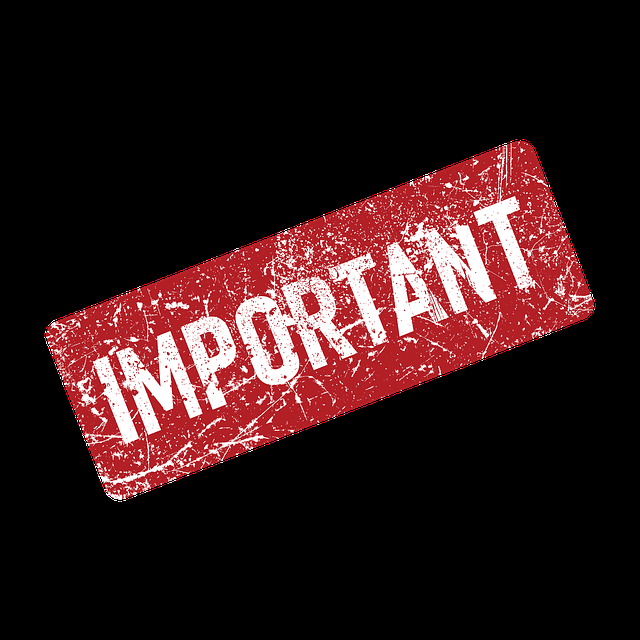
#> input picture image_processing/input_images/blur/1.png, 640 x 640 px
$ python gamma_correction.py
#> lines starting #> are read from the running program, lines starting #| are printed output that depends on the picture
# -*- coding: utf-8 -*-
"""
Created on Sun Jun  7 18:26:14 2020

@author: SS
"""
import numpy as np
import cv2

path = 'input_images/blur/1.png'
image = cv2.imread(path)
#> image is the input picture: shape (640, 640, 3); mean B, G, R 25.7, 24.7, 49.7
output_image = cv2.fastNlMeansDenoisingColored(image, None, 30, 30, 7, 15)
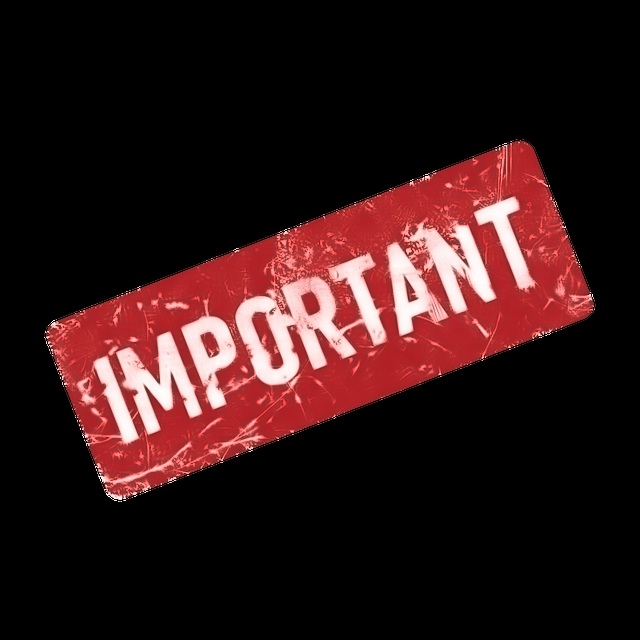
#> output_image: shape (640, 640, 3); mean B, G, R 22.5, 22.2, 48.4

# Show both original and processed images
horizontal_stack = np.hstack((image, output_image))
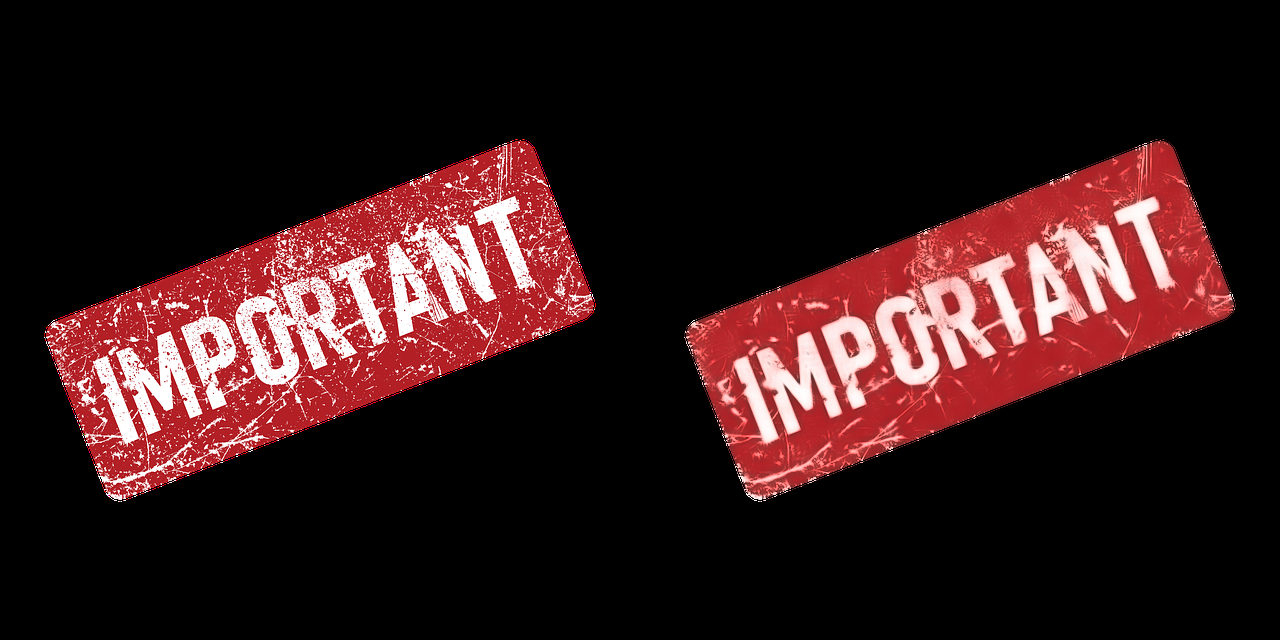
#> horizontal_stack: shape (640, 1280, 3); mean B, G, R 24.1, 23.4, 49.1
cv2.imwrite('output_images/denoised.jpg', horizontal_stack)
cv2.imshow('Image', horizontal_stack)
cv2.waitKey(0)
cv2.destroyAllWindows()
